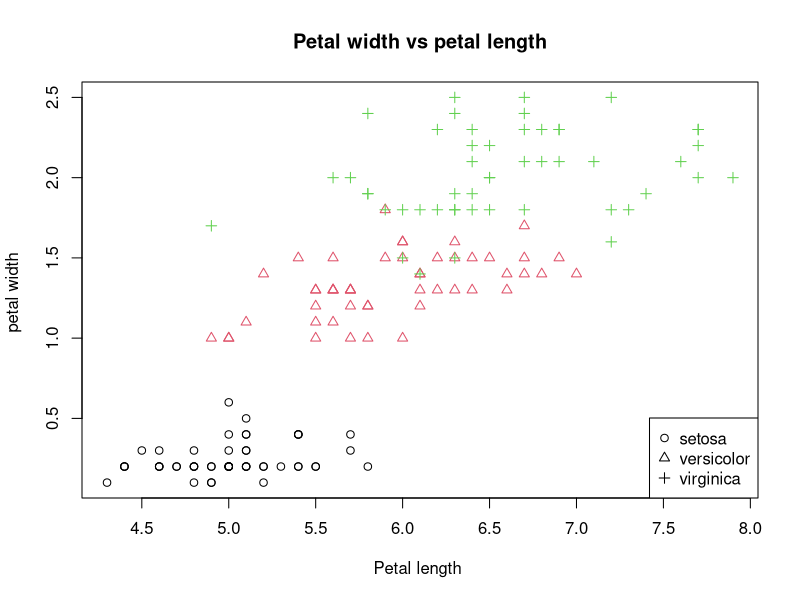
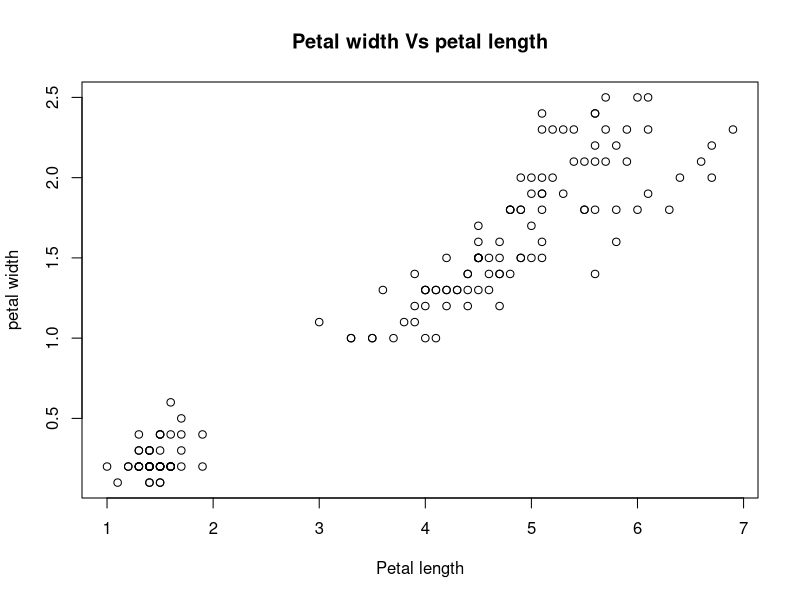
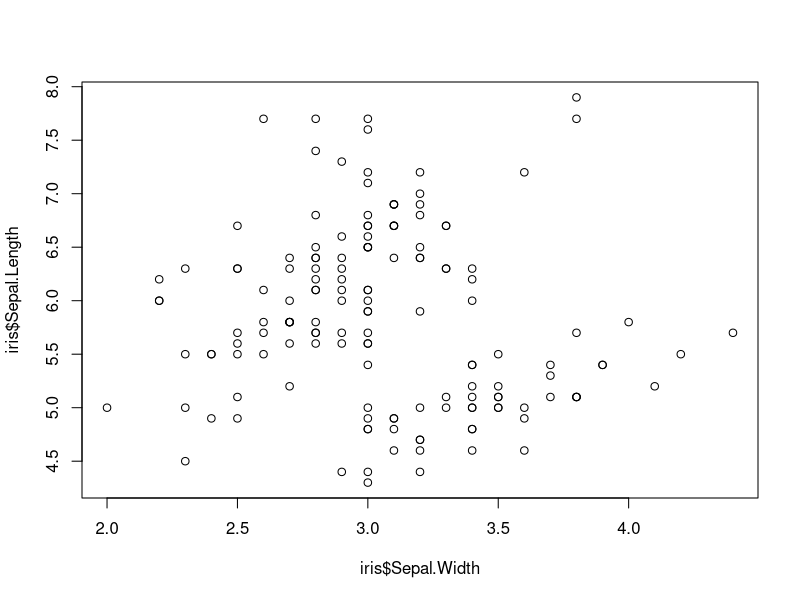
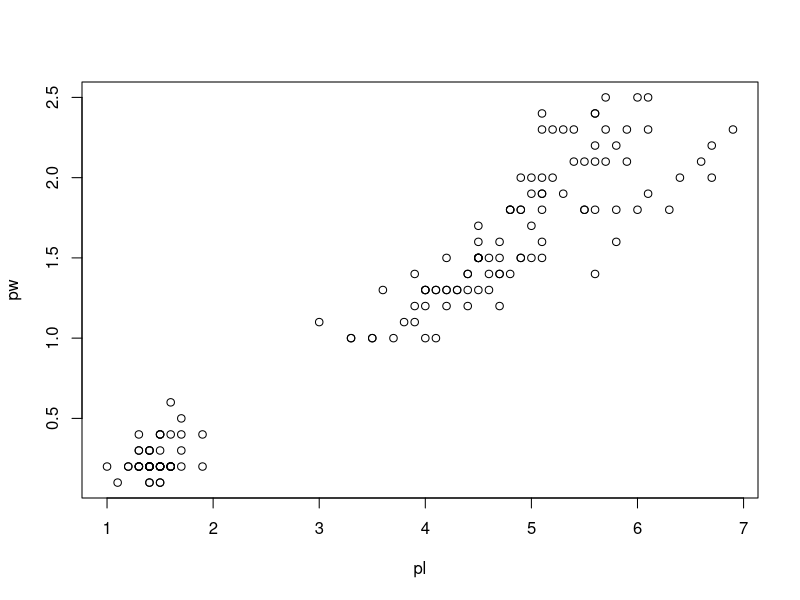

R code for these plots, in order:
# load dataset
iris <- iris
# convert species factor 
iris$Species <- as.factor(iris$Species)

# check the strucure of the species column 
str(iris$Species)

# Assign numerical values to species 
speciesId <- as.numeric(iris$Species)

pl <- iris$Sepal.Length
pw <- iris$Petal.Width
plot(pl,pw,
     xlab = 'Petal length ',
     ylab = 'petal width ',
     main = 'Petal width vs petal length',
     pch = speciesId,
     col = speciesId
     )


# add legend
legend('bottomright',
       legend = levels(iris$Species),
       pch = 1:3,
       
       
       )










# load neccessary dataset
iris <- iris
#extract petal length and petal width
pl <- iris$Petal.Length
pw <- iris$Petal.Width

# Plot petal Length Vs petal width
plot(pl,pw,
     xlab='Petal length',
     ylab = 'petal width',
     main = 'Petal width Vs petal length',
     )


# plot sepal width & sepal length
iris <- iris

# plot the given data
plot(iris$Sepal.Width, iris$Sepal.Length)

# plot petalwidth & petallength
pl <- iris$Petal.Length
pw <- iris$Petal.Width
plot(pl,pw)